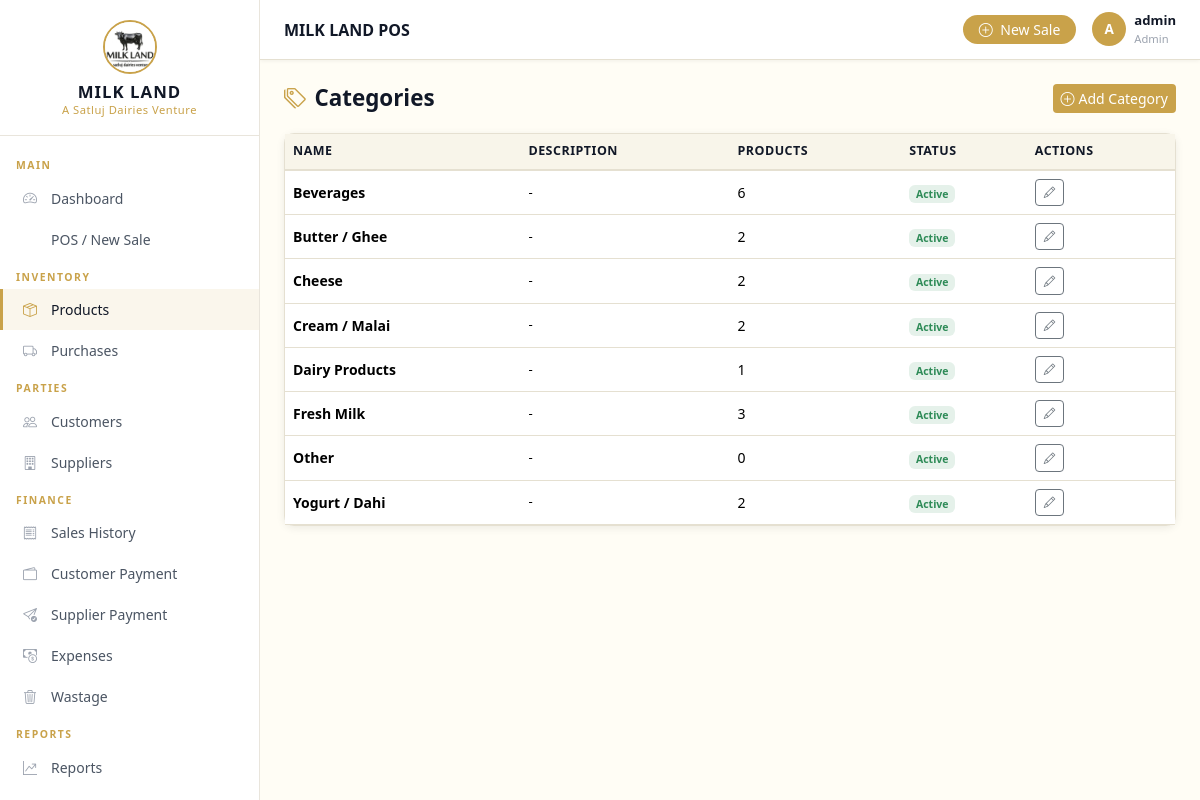
/products/categories/ (signed in), run on the app's committed database.
### apps/products/models.py (models this page shows, shortened)
class Category(models.Model):
    name = models.CharField(max_length=200)
    description = models.TextField(blank=True)
    is_active = models.BooleanField(default=True)
    created_at = models.DateTimeField(auto_now_add=True)
    updated_at = models.DateTimeField(auto_now=True)
    class Meta:
        verbose_name_plural = 'Categories'
        ordering = ['name']

### apps/products/views.py (the view)
# urls.py: path('categories/', views.category_list, name='category_list'),
@login_required
def category_list(request):
    categories = Category.objects.all()
    return render(request, 'products/category_list.html', {'categories': categories})

### apps/core/context_processors.py (called while the page is built)
def business_settings(request):
    settings = BusinessSettings.get_settings()
    return {'business': settings}

### apps/core/models.py (called while the page is built)
    @classmethod
    def get_settings(cls):
        obj, _ = cls.objects.get_or_create(pk=1)
        return obj

### templates/products/category_list.html (shortened to what this page needs)
{% extends 'base.html' %}
{% block content %}
<div class="page-header">
  <h1><i class="bi bi-tags me-2 text-gold"></i>Categories</h1>
  <a href="{% url 'products:category_add' %}" class="btn btn-gold btn-sm"><i class="bi bi-plus-circle me-1"></i>Add Category</a>
</div>
<div class="card">
  <div class="card-body p-0">
    <table class="table table-hover mb-0">
      <thead><tr><th>Name</th><th>Description</th><th>Products</th><th>Status</th><th>Actions</th></tr></thead>
      <tbody>
        {% for cat in categories %}
        <tr>
          <td><strong>{{ cat.name }}</strong></td>
          <td style="font-size:0.82rem;">{{ cat.description|truncatechars:50|default:"-" }}</td>
          <td>{{ cat.products.count }}</td>
          <td>{% if cat.is_active %}<span class="badge" style="background:rgba(46,139,87,0.12);color:var(--success-green);">Active</span>{% else %}<span class="badge bg-secondary">Inactive</span>{% endif %}</td>
          <td><a href="{% url 'products:category_edit' cat.pk %}" class="btn btn-sm btn-outline-secondary" style="font-size:0.72rem;"><i class="bi bi-pencil"></i></a></td>
        </tr>
        {% empty %}
        <tr><td colspan="5" class="text-center text-muted py-4">No categories. <a href="{% url 'products:category_add' %}">Add one</a></td></tr>
        {% endfor %}
      </tbody>
    </table>
  </div>
</div>
{% endblock %}

### templates/partials/navbar.html (shortened to what this page needs)
{% load static %}
<header class="top-navbar">
  <div class="d-flex align-items-center gap-3">
    <span class="page-title">{% block navbar_title %}MILK LAND POS{% endblock %}</span>
  </div>
  <div class="navbar-right">
    <a href="{% url 'sales:pos' %}" class="btn btn-sm btn-gold rounded-pill px-3">
      <i class="bi bi-plus-circle me-1"></i> New Sale
    </a>
    <div class="navbar-user">
      <div class="user-avatar">{{ user.username|first|upper }}</div>
      <div>
        <div style="font-size:0.82rem;font-weight:600;">{{ user.get_full_name|default:user.username }}</div>
        <div style="font-size:0.7rem;color:#9CA3AF;">{% if user.is_staff %}Admin{% else %}Sales Staff{% endif %}</div>
      </div>
    </div>
  </div>
</header>

### static/css/style.css (style rules this page uses)
:root { --primary-dark: #111827; --secondary-dark: #1F2937; --cream-bg: #FFFDF5; --soft-cream: #F8F5EA; --accent-gold: #C9A24A; --success-green: #2E8B57; --border-color: #E5E0D1; --danger-red: #DC3545; --sidebar-width: 260px; --sidebar-bg: #111827; --navbar-height: 60px; --text-light: #6B7280; --text-dark: #111827; --card-shadow: 0 2px 8px rgba(0,0,0,0.08); }
* { box-sizing: border-box; }
body { font-family: 'Segoe UI', system-ui, -apple-system, sans-serif; background-color: var(--cream-bg); color: var(--text-dark); margin: 0; }
.top-navbar { position: sticky; top: 0; height: var(--navbar-height); background: #fff; border-bottom: 1px solid var(--border-color); display: flex; align-items: center; justify-content: space-between; padding: 0 24px; z-index: 100; box-shadow: 0 1px 4px rgba(0,0,0,0.06); }
.top-navbar .page-title { font-weight: 600; font-size: 1rem; color: var(--text-dark); }
.top-navbar .navbar-right { display: flex; align-items: center; gap: 16px; }
.navbar-user { display: flex; align-items: center; gap: 8px; font-size: 0.85rem; color: var(--text-dark); }
.navbar-user .user-avatar { width: 34px; height: 34px; border-radius: 50%; background: var(--accent-gold); display: flex; align-items: center; justify-content: center; color: #fff; font-weight: 700; font-size: 0.85rem; }
.card { border: 1px solid var(--border-color); border-radius: 10px; box-shadow: var(--card-shadow); background: #fff; }
.btn-gold { background: var(--accent-gold); color: #fff; border: none; }
.table { font-size: 0.875rem; }
.table th { background: var(--soft-cream); color: var(--text-dark); font-weight: 600; font-size: 0.78rem; text-transform: uppercase; letter-spacing: 0.5px; border-bottom: 2px solid var(--border-color); }
.table td { vertical-align: middle; border-color: var(--border-color); }
.page-header { display: flex; align-items: center; justify-content: space-between; margin-bottom: 20px; flex-wrap: wrap; gap: 12px; }
.page-header h1 { font-size: 1.4rem; font-weight: 700; color: var(--text-dark); margin: 0; }
.text-gold { color: var(--accent-gold) !important; }

### data on the page
Category: name "Beverages", description "-", products.count "6", is_active "Active"
Category: name "Butter / Ghee", description "-", products.count "2", is_active "Active"
Category: name "Cheese", description "-", products.count "2", is_active "Active"
Category: name "Cream / Malai", description "-", products.count "2", is_active "Active"
Category: name "Dairy Products", description "-", products.count "1", is_active "Active"
Category: name "Fresh Milk", description "-", products.count "3", is_active "Active"
Category: name "Other", description "-", products.count "0", is_active "Active"
Category: name "Yogurt / Dahi", description "-", products.count "2", is_active "Active"

### other printed values
{{ user.username|first|upper }} "A"
{{ user.get_full_name|default:user.username }} "admin"
